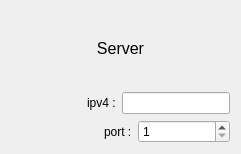
<?xml version="1.0" encoding="UTF-8"?>
<ui version="4.0">
 <class>FormServerView</class>
 <widget class="QWidget" name="FormServerView">
  <property name="geometry">
   <rect>
    <x>0</x>
    <y>0</y>
    <width>241</width>
    <height>154</height>
   </rect>
  </property>
  <property name="windowTitle">
   <string>Form</string>
  </property>
  <layout class="QVBoxLayout" name="verticalLayout">
   <item>
    <widget class="QLabel" name="label">
     <property name="font">
      <font>
       <pointsize>12</pointsize>
      </font>
     </property>
     <property name="text">
      <string>Server</string>
     </property>
     <property name="alignment">
      <set>Qt::AlignCenter</set>
     </property>
    </widget>
   </item>
   <item>
    <layout class="QHBoxLayout" name="horizontalLayout_ipv4">
     <item>
      <spacer name="horizontalSpacer">
       <property name="orientation">
        <enum>Qt::Horizontal</enum>
       </property>
       <property name="sizeHint" stdset="0">
        <size>
         <width>40</width>
         <height>20</height>
        </size>
       </property>
      </spacer>
     </item>
     <item>
      <widget class="QLabel" name="label_3">
       <property name="text">
        <string>ipv4 :</string>
       </property>
      </widget>
     </item>
     <item>
      <widget class="QLineEdit" name="lineEdit_ip"/>
     </item>
    </layout>
   </item>
   <item>
    <layout class="QHBoxLayout" name="horizontalLayout_port">
     <item>
      <spacer name="horizontalSpacer_2">
       <property name="orientation">
        <enum>Qt::Horizontal</enum>
       </property>
       <property name="sizeHint" stdset="0">
        <size>
         <width>40</width>
         <height>20</height>
        </size>
       </property>
      </spacer>
     </item>
     <item>
      <widget class="QLabel" name="label_2">
       <property name="text">
        <string>port :</string>
       </property>
      </widget>
     </item>
     <item>
      <widget class="QSpinBox" name="spinBox_port">
       <property name="sizePolicy">
        <sizepolicy hsizetype="Expanding" vsizetype="Fixed">
         <horstretch>0</horstretch>
         <verstretch>0</verstretch>
        </sizepolicy>
       </property>
       <property name="minimum">
        <number>1</number>
       </property>
       <property name="maximum">
        <number>65535</number>
       </property>
      </widget>
     </item>
    </layout>
   </item>
  </layout>
 </widget>
 <resources/>
 <connections/>
</ui>
